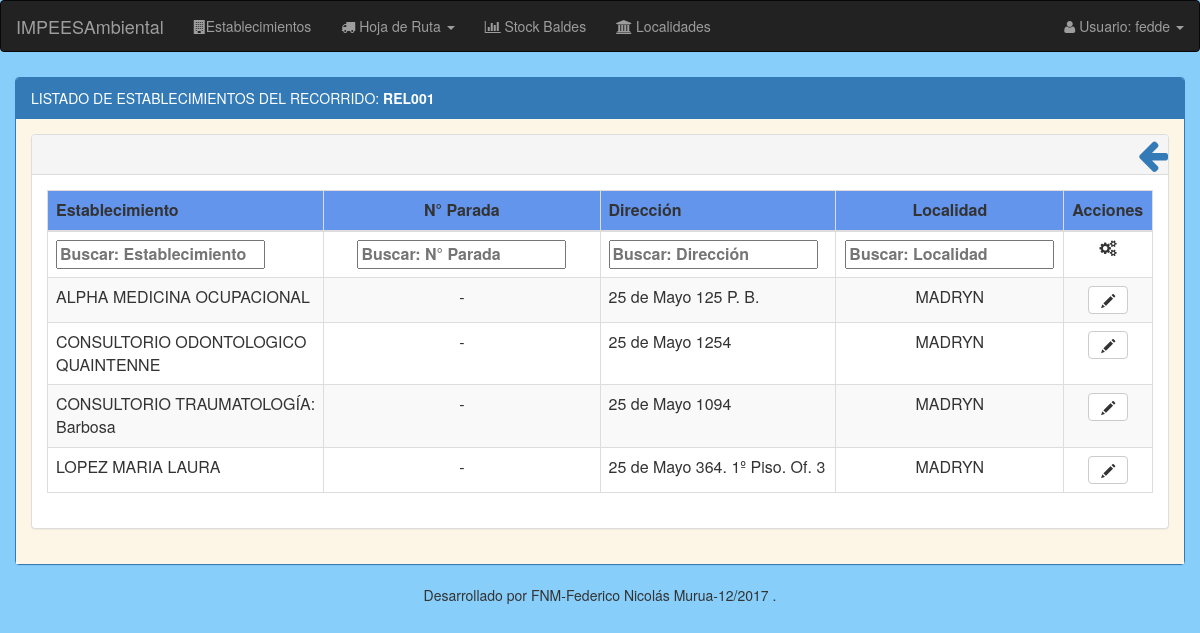
Before: /generadores/listado/establecimientos/recorrido/2/ (signed in) with the older database file.
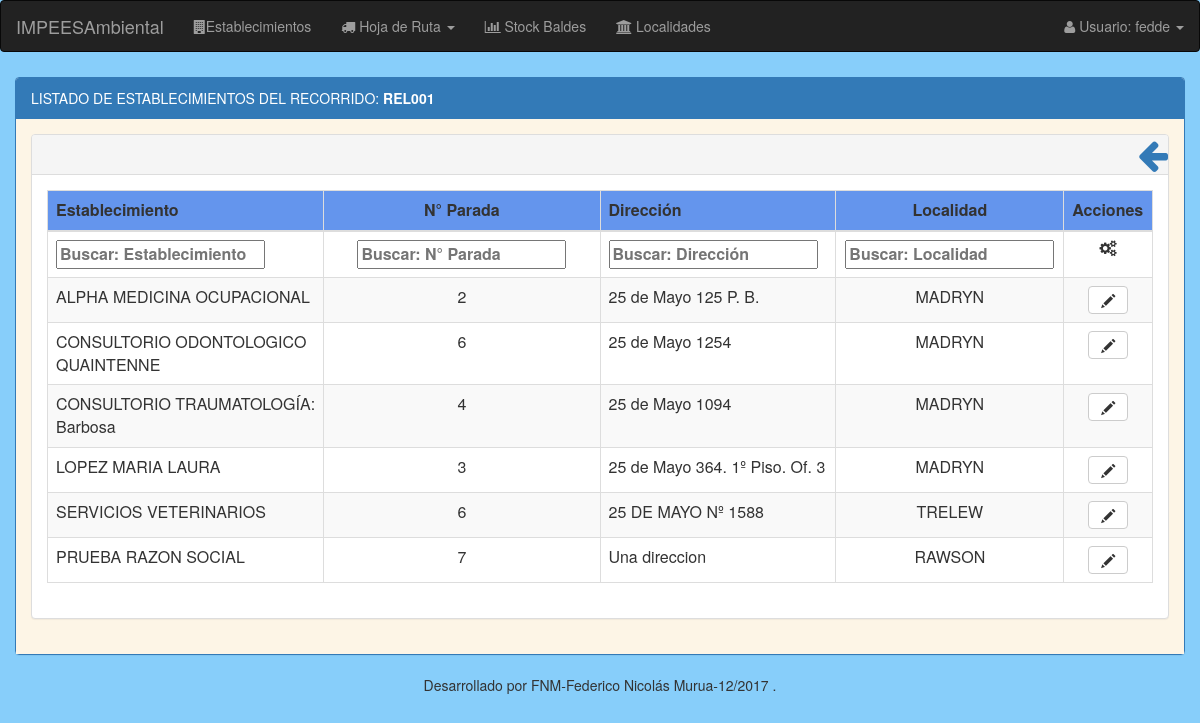
After: the same page with the newer database file.
### modulo_I/models.py (models this page shows, shortened)
class Recorrido(models.Model):
    nombre = models.CharField(max_length=50, unique=True)
    dia = models.CharField(max_length=15, choices=Dias)

class EstablecimientoGenerador(models.Model):
    nro_inscripcion = models.BigIntegerField(unique=True, blank=True, null=True, default=None) # N° inscripcion registro de generadores provincia del chubut
    activo = models.BooleanField(default=False)
    razon_social = models.CharField(max_length=50)
    direccion = models.CharField(max_length=100)
    tipo_actividad = MultiSelectField(choices=sorted(Actividades), blank=True, null=True)
    recoleccion = MultiSelectField(choices=Dias, blank=True, null=True)
    localidad = models.ForeignKey('Localidad', null=True, on_delete=models.SET_NULL)
    telefono = models.CharField(max_length=50, blank=True, null=True)
    email = models.CharField(max_length=200, blank=True, null=True)
    responsable_ambiental = models.CharField(max_length=50, blank=True, null=True)
    cuit = models.CharField(max_length=20, blank=True, null=True)
    nro_parada = models.IntegerField(validators=[MinValueValidator(1)], blank=True, null=True) # En el recorrido
    recorrido = models.ForeignKey('Recorrido',blank=True, null=True, on_delete=models.SET_NULL)
    '''
    class Meta:
        unique_together = ('recorrido', 'nro_parada',)
    '''

class Localidad(models.Model):
    nombre = models.CharField(max_length=25)
    cp = models.IntegerField(validators=[MinValueValidator(1)], unique=True)
    provincia = models.ForeignKey('Provincia', on_delete=models.CASCADE)

### modulo_I/views.py (the view)
@login_required
def listado_establecimientos_recorrido(request, id_recorrido):
    listado_establecimientos = EstablecimientoGenerador.objects.filter(recoleccion__icontains=Recorrido.objects.get(id=id_recorrido).dia, activo=True, recorrido__id=id_recorrido)
    return render(request, 'establecimiento/recorrido/establecimientos_recorrido_listado.html', {'listado_establecimientos': listado_establecimientos, 'recorrido':Recorrido.objects.get(id=id_recorrido)})

### modulo_I/templates/establecimiento/recorrido/establecimientos_recorrido_listado.html
{% extends "base/base_listado.html" %}
{% load staticfiles %}
{% load staticfiles bootstrap3 %}
{% block panel-heading %}
  LISTADO DE ESTABLECIMIENTOS DEL RECORRIDO: <strong>{{recorrido.nombre}}</strong>
{% endblock %}
{% block panel-heading-tabla %}
  <div style="padding-top:0.3%; padding-left:0.1%;">
    <a href="{% url 'registroHojaRuta:generar_hoja_ruta' recorrido.dia %}" data-toggle="tooltip" title="Volver"><i class="fa fa-arrow-left pull-right" style="font-size: 35px;"></i></a>
  </div>
{% endblock %}
{% block thead-tabla %}
  <thead>
  <tr style="background:#6495ED;">
      <th width="25%">Establecimiento</th>
      <th width="25%" style="text-align:center;">N° Parada</th>
      <th>Dirección</th>
      <th style="text-align:center;">Localidad</th>
      <th>Acciones</th>
  </tr>
  </thead>
{% endblock %}
{% block tfoot-tabla %}
  <tfoot >
     <tr>
       <th>Establecimiento</th>
       <th style="text-align:center;" width="25%">N° Parada</th>
       <th>Dirección</th>
       <th style="text-align:center;">Localidad</th>
       <th style="text-align:center;"><i class="fa fa-cogs"></i></th>
    </tr>
  </tfoot>
{% endblock %}
{% block tbody-tabla %}
  <tbody>
  {% for establecimiento in listado_establecimientos %}
      <tr>
          <td>{{ establecimiento.razon_social }}</td>
          {% if establecimiento.nro_parada %}
              <td style="text-align:center;">{{ establecimiento.nro_parada }}</td>
            {% else %}
              <td style="text-align:center;">-</td>
          {% endif %}
          <td>{{ establecimiento.direccion }}</td>
          <td style="text-align:center;">{{ establecimiento.localidad.nombre }}</td>
          <td align="center">
            <a class="btn btn-default" data-toggle="tooltip" title="Modificar" href="{% url 'registroHojaRuta:modificar_itinerario' id_generador=establecimiento.id id_recorrido=recorrido.id %}"><em class="glyphicon glyphicon-pencil"></em></a>
          </td>
      </tr>
  {% endfor %}
  </tbody>
{% endblock %}

### templates/base/base_listado.html (shortened to what this page needs)
{% extends "base/base.html" %}
{% load staticfiles %}
{% load staticfiles bootstrap3 %}
{% block stylesheets %}
  <link rel="stylesheet" href="{% static 'css/filtro_upHeader_tabla.css' %}"/>
  <link rel="stylesheet" href="{% static 'css/dataTables.bootstrap.css' %}"/>
{% endblock %}
{% block content %}
    <div class="container container-form" style="padding-top:5px; width:100%">
            <div class="panel panel-primary">
              <div class="panel-heading">{% block panel-heading %}{% endblock %}</div>
                <div class="panel-body" style="background:OldLace">
                  <div class="container" style="width:100%">
                      <div class="row">
                        <div class="panel panel-default">
                          <div class="panel-heading" style="height: 40px;padding:0">{% block panel-heading-tabla %}{% endblock %}</div>
                            <div class="panel-body" >
                              <table class="table table-striped table-bordered" cellspacing="0" id="table-list">
                                {% block thead-tabla %}{% endblock %}
                                {% block tfoot-tabla %}{% endblock %}
                                {% block tbody-tabla %}{% endblock %}
                              </table>
                            </div>
                          </div>
                      </div>
                  </div>
                </div>
            </div>
    </div>
{% endblock %}

### templates/base/base.html (shortened to what this page needs)
{% load staticfiles %}
<html lang="es">
  <head>
      <link rel="stylesheet" type="text/css" href="{% static 'css/bootstrap.css' %}"/>
      <link rel="stylesheet" type="text/css" href="{% static 'css/font-awesome.min.css' %}"/>
      {% block stylesheets %}{% endblock %}
  </head>
  <body style="background:LightSkyBlue ">
      {% block no-navbar %}
          {% include 'base/nav.html' %}
      {% endblock %}
      <main role="main">
        {% block content %}{% endblock %}
        <div class="footer" align="center">
          Desarrollado por FNM-Federico Nicolás Murua-12/2017 .
        </div>
      </main>
  </body>
</html>

### templates/base/nav.html (shortened to what this page needs)
<nav class="navbar navbar-inverse">
  <div class="container-fluid">
    <div class="navbar-header">
      <a class="navbar-brand" href="#" >IMPEESAmbiental</a>
    </div>
    <ul class="nav navbar-nav">
      <li><a href="{% url 'generadores:listado_generadores' %}"><i class="fa fa-building"></i>Establecimientos</a><li>
      <li class="dropdown"><a class="dropdown-toggle" data-toggle="dropdown" href="#"><i class="fa fa-truck"></i> Hoja de Ruta <span class="caret"></span></a>
      </li>
      <li><a href="{% url 'baldes:listado_baldes' %}"><i class="fa fa-bar-chart-o"></i> Stock Baldes</a><li>
      <li><a href="{% url 'localidades:listado_localidades' %}"><i class="fa fa-institution"></i> Localidades</a><li>
    </ul>
    <ul class="nav navbar-nav navbar-right">
      <li class="dropdown"><a class="dropdown-toggle" data-toggle="dropdown" href="#"><i class="fa fa-user"></i> Usuario: {{user.get_username}} <span class="caret"></span></a>
      </li>
    </ul>
  </div>
</nav>

### estaticos/css/filtro_upHeader_tabla.css (style rules this page uses)
tfoot { display: table-header-group; }

Changed rows visible on the page:
changed EstablecimientoGenerador "ALPHA MEDICINA OCUPACIONAL": nro_parada (not shown) → "2"; no longer shows "-"
changed EstablecimientoGenerador "CONSULTORIO ODONTOLOGICO QUAINTENNE": nro_parada (not shown) → "6"; no longer shows "-"
changed EstablecimientoGenerador "CONSULTORIO TRAUMATOLOGÍA: Barbosa": nro_parada (not shown) → "4"; no longer shows "-"
changed EstablecimientoGenerador "LOPEZ MARIA LAURA": nro_parada (not shown) → "3"; no longer shows "-"
now on this page (row edited): EstablecimientoGenerador: razon_social "SERVICIOS VETERINARIOS", nro_parada "6", direccion "25 DE MAYO Nº 1588", localidad.nombre "TRELEW"
added EstablecimientoGenerador: razon_social "PRUEBA RAZON SOCIAL", nro_parada "7", direccion "Una direccion", localidad.nombre "RAWSON"
